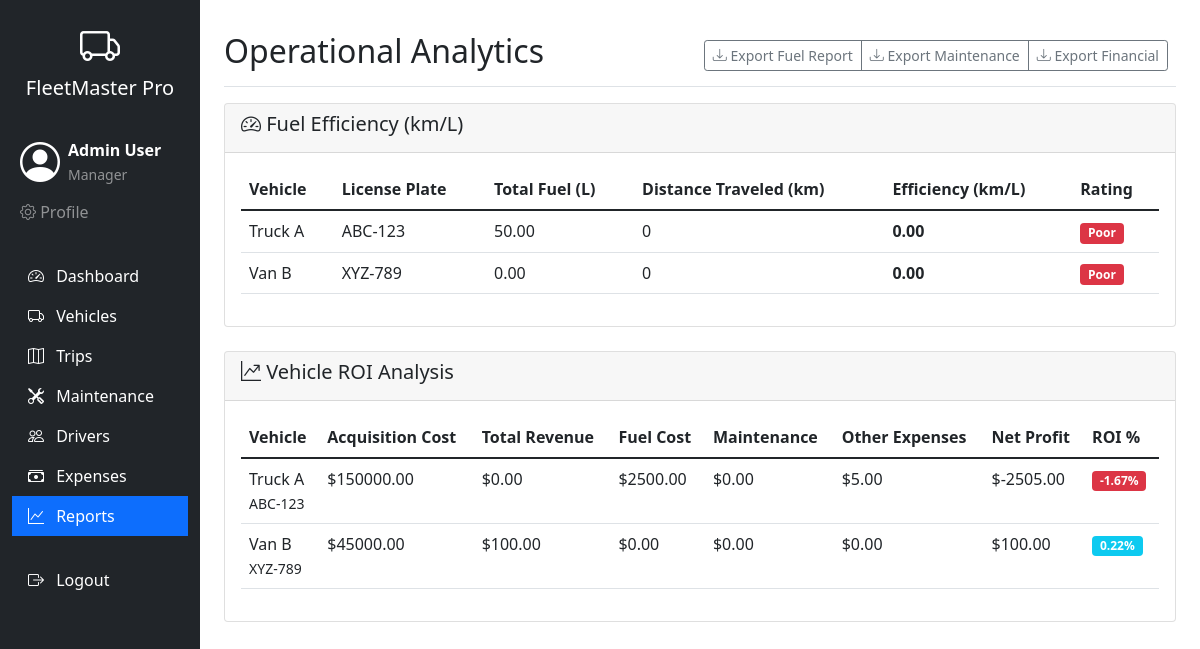
The app's page /reports (signed in) with its own data.
### tables this page shows
CREATE TABLE users (
            id INTEGER PRIMARY KEY AUTOINCREMENT,
            name TEXT NOT NULL,
            email TEXT UNIQUE NOT NULL,
            password TEXT NOT NULL,
            role TEXT NOT NULL,
            is_active BOOLEAN DEFAULT 1,
            reset_token TEXT,
            reset_token_expiry TIMESTAMP,
            last_login TIMESTAMP,
            created_at TIMESTAMP DEFAULT CURRENT_TIMESTAMP
        );

CREATE TABLE vehicles (
            id INTEGER PRIMARY KEY AUTOINCREMENT,
            name TEXT NOT NULL,
            model TEXT NOT NULL,
            license_plate TEXT UNIQUE NOT NULL,
            max_capacity REAL NOT NULL,
            odometer INTEGER DEFAULT 0,
            acquisition_cost REAL DEFAULT 0,
            status TEXT DEFAULT 'Available',
            type TEXT NOT NULL,
            region TEXT,
            created_at TIMESTAMP DEFAULT CURRENT_TIMESTAMP
        );

### app.py (the view)
@app.route('/reports')
@login_required
@role_required('Manager', 'Financial Analyst')
def reports():
    conn = get_db()
    fuel_efficiency = conn.execute('''
        SELECT
            v.id,
            v.name,
            v.license_plate,
            COALESCE(SUM(f.liters), 0) as total_fuel,
            COALESCE(MAX(f.odometer) - MIN(f.odometer), 0) as distance_traveled,
            CASE
                WHEN COALESCE(SUM(f.liters), 0) > 0
                THEN ROUND((COALESCE(MAX(f.odometer) - MIN(f.odometer), 0) * 1.0 / SUM(f.liters)), 2)
                ELSE 0
            END as fuel_efficiency
        FROM vehicles v
        LEFT JOIN fuel_logs f ON v.id = f.vehicle_id
        GROUP BY v.id
    ''').fetchall()
    vehicle_roi = conn.execute('''
        SELECT
            v.id,
            v.name,
            v.license_plate,
            v.acquisition_cost,
            COALESCE(SUM(t.revenue), 0) as total_revenue,
            COALESCE(SUM(f.cost), 0) as total_fuel_cost,
            COALESCE(SUM(m.cost), 0) as total_maintenance_cost,
            COALESCE(SUM(e.amount), 0) as total_expenses,
            CASE
                WHEN v.acquisition_cost > 0
                THEN ROUND(((COALESCE(SUM(t.revenue), 0) - (COALESCE(SUM(f.cost), 0) + COALESCE(SUM(m.cost), 0) + COALESCE(SUM(e.amount), 0))) * 100.0 / v.acquisition_cost), 2)
                ELSE 0
            END as roi_percentage
        FROM vehicles v
        LEFT JOIN trips t ON v.id = t.vehicle_id AND t.status = 'Completed'
        LEFT JOIN fuel_logs f ON v.id = f.vehicle_id
        LEFT JOIN maintenance m ON v.id = m.vehicle_id
        LEFT JOIN expenses e ON v.id = e.vehicle_id
        GROUP BY v.id
    ''').fetchall()
    conn.close()
    return render_template('reports.html',
                         fuel_efficiency=fuel_efficiency,
                         vehicle_roi=vehicle_roi)

### app.py (called while the page is built)
def get_db():
    conn = sqlite3.connect('fleet_management.db')
    conn.row_factory = sqlite3.Row
    return conn

@login_manager.user_loader
def load_user(user_id):
    conn = get_db()
    user = conn.execute('SELECT * FROM users WHERE id = ?', (user_id,)).fetchone()
    conn.close()
    if user:
        is_active = user['is_active'] if 'is_active' in user.keys() and user['is_active'] else True
        return User(user['id'], user['email'], user['role'], user['name'], is_active)
    return None

def role_required(*roles):
    def decorator(f):
        @wraps(f)
        def decorated_function(*args, **kwargs):
            if not current_user.is_authenticated:
                flash('Please log in to access this page.', 'warning')
                return redirect(url_for('login'))
            if current_user.role not in roles:
                flash(f'Access denied. You need {", ".join(roles)} privileges to view this page.', 'danger')
                return redirect(url_for('dashboard'))
            return f(*args, **kwargs)
        return decorated_function
    return decorator

    @property
    def is_active(self):
        return self._active

### templates/reports.html (shortened to what this page needs)
{% extends "base.html" %}
{% block content %}
<div class="d-flex justify-content-between flex-wrap flex-md-nowrap align-items-center pt-3 pb-2 mb-3 border-bottom">
    <h1 class="h2">Operational Analytics</h1>
    <div class="btn-toolbar mb-2 mb-md-0">
        <div class="btn-group me-2">
            <button type="button" class="btn btn-sm btn-outline-secondary" onclick="exportReport('fuel_efficiency')">
                <i class="bi bi-download"></i> Export Fuel Report
            </button>
            <button type="button" class="btn btn-sm btn-outline-secondary" onclick="exportReport('maintenance')">
                <i class="bi bi-download"></i> Export Maintenance
            </button>
            <button type="button" class="btn btn-sm btn-outline-secondary" onclick="exportReport('financial')">
                <i class="bi bi-download"></i> Export Financial
            </button>
        </div>
    </div>
</div>
<div class="card mb-4">
    <div class="card-header">
        <h5><i class="bi bi-speedometer2"></i> Fuel Efficiency (km/L)</h5>
    </div>
    <div class="card-body">
        <div class="table-responsive">
            <table class="table">
                <thead>
                    <tr>
                        <th>Vehicle</th>
                        <th>License Plate</th>
                        <th>Total Fuel (L)</th>
                        <th>Distance Traveled (km)</th>
                        <th>Efficiency (km/L)</th>
                        <th>Rating</th>
                    </tr>
                </thead>
                <tbody>
                    {% for vehicle in fuel_efficiency %}
                    <tr>
                        <td>{{ vehicle.name }}</td>
                        <td>{{ vehicle.license_plate }}</td>
                        <td>{{ "%.2f"|format(vehicle.total_fuel) }}</td>
                        <td>{{ vehicle.distance_traveled }}</td>
                        <td><strong>{{ "%.2f"|format(vehicle.fuel_efficiency) }}</strong></td>
                        <td>
                            {% if vehicle.fuel_efficiency >= 10 %}
                            <span class="badge bg-success">Excellent</span>
                            {% elif vehicle.fuel_efficiency >= 7 %}
                            <span class="badge bg-info">Good</span>
                            {% elif vehicle.fuel_efficiency >= 4 %}
                            <span class="badge bg-warning">Average</span>
                            {% else %}
                            <span class="badge bg-danger">Poor</span>
                            {% endif %}
                        </td>
                    </tr>
                    {% else %}
                    <tr>
                        <td colspan="6" class="text-center">No fuel efficiency data available</td>
                    </tr>
                    {% endfor %}
                </tbody>
            </table>
        </div>
    </div>
</div>
<div class="card">
    <div class="card-header">
        <h5><i class="bi bi-graph-up-arrow"></i> Vehicle ROI Analysis</h5>
    </div>
    <div class="card-body">
        <div class="table-responsive">
            <table class="table">
                <thead>
                    <tr>
                        <th>Vehicle</th>
                        <th>Acquisition Cost</th>
                        <th>Total Revenue</th>
                        <th>Fuel Cost</th>
                        <th>Maintenance</th>
                        <th>Other Expenses</th>
                        <th>Net Profit</th>
                        <th>ROI %</th>
                    </tr>
                </thead>
                <tbody>
                    {% for vehicle in vehicle_roi %}
                    <tr>
                        <td>{{ vehicle.name }}<br><small>{{ vehicle.license_plate }}</small></td>
                        <td>${{ "%.2f"|format(vehicle.acquisition_cost) }}</td>
                        <td>${{ "%.2f"|format(vehicle.total_revenue) }}</td>
                        <td>${{ "%.2f"|format(vehicle.total_fuel_cost) }}</td>
                        <td>${{ "%.2f"|format(vehicle.total_maintenance_cost) }}</td>
                        <td>${{ "%.2f"|format(vehicle.total_expenses) }}</td>
                        <td>
                            {% set net_profit = vehicle.total_revenue - vehicle.total_fuel_cost - vehicle.total_maintenance_cost - vehicle.total_expenses %}
                            ${{ "%.2f"|format(net_profit) }}
                        </td>
                        <td>
                            <span class="badge bg-{% if vehicle.roi_percentage >= 20 %}success{% elif vehicle.roi_percentage >= 0 %}info{% else %}danger{% endif %}">
                                {{ "%.2f"|format(vehicle.roi_percentage) }}%
                            </span>
                        </td>
                    </tr>
                    {% else %}
                    <tr>
                        <td colspan="8" class="text-center">No ROI data available</td>
                    </tr>
                    {% endfor %}
                </tbody>
            </table>
        </div>
    </div>
</div>
{% endblock %}

### templates/base.html (shortened to what this page needs)
<!DOCTYPE html>
<html lang="en">
<head>
    <link href="https://cdn.jsdelivr.net/npm/bootstrap@5.1.3/dist/css/bootstrap.min.css" rel="stylesheet">
    <link rel="stylesheet" href="https://cdn.jsdelivr.net/npm/bootstrap-icons@1.8.1/font/bootstrap-icons.css">
</head>
<body>
    <div class="container-fluid">
        <div class="row">
            <nav class="col-md-2 d-md-block bg-dark sidebar" style="min-height: 100vh;">
                <div class="position-sticky pt-3">
                    <div class="text-white text-center mb-4">
                        <i class="bi bi-truck fs-1"></i>
                        <h5>FleetMaster Pro</h5>
                    </div>
                    {% if current_user.is_authenticated %}
                    <div class="user-info text-white mb-4 p-2">
                        <div class="d-flex align-items-center">
                            <i class="bi bi-person-circle fs-1 me-2"></i>
                            <div>
                                <strong>{{ current_user.name }}</strong><br>
                                <small class="text-white-50">{{ current_user.role }}</small>
                            </div>
                        </div>
                        <div class="mt-2">
                            <a href="{{ url_for('profile') }}" class="text-white-50 text-decoration-none me-2">
                                <i class="bi bi-gear"></i> Profile
                            </a>
                        </div>
                    </div>
                    {% endif %}
                    <ul class="nav flex-column">
                        <li class="nav-item">
                            <a class="nav-link text-white {% if request.endpoint == 'dashboard' %}active bg-primary{% endif %}" href="{{ url_for('dashboard') }}">
                                <i class="bi bi-speedometer2 me-2"></i> Dashboard
                            </a>
                        </li>
                        <li class="nav-item">
                            <a class="nav-link text-white {% if request.endpoint == 'vehicles' %}active bg-primary{% endif %}" href="{{ url_for('vehicles') }}">
                                <i class="bi bi-truck me-2"></i> Vehicles
                            </a>
                        </li>
                        <li class="nav-item">
                            <a class="nav-link text-white {% if request.endpoint == 'trips' %}active bg-primary{% endif %}" href="{{ url_for('trips') }}">
                                <i class="bi bi-map me-2"></i> Trips
                            </a>
                        </li>
                        <li class="nav-item">
                            <a class="nav-link text-white {% if request.endpoint == 'maintenance' %}active bg-primary{% endif %}" href="{{ url_for('maintenance') }}">
                                <i class="bi bi-tools me-2"></i> Maintenance
                            </a>
                        </li>
                        <li class="nav-item">
                            <a class="nav-link text-white {% if request.endpoint == 'drivers' %}active bg-primary{% endif %}" href="{{ url_for('drivers') }}">
                                <i class="bi bi-people me-2"></i> Drivers
                            </a>
                        </li>
                        <li class="nav-item">
                            <a class="nav-link text-white {% if request.endpoint == 'expenses' %}active bg-primary{% endif %}" href="{{ url_for('expenses') }}">
                                <i class="bi bi-cash-stack me-2"></i> Expenses
                            </a>
                        </li>
                        {% if current_user.role in ['Manager', 'Financial Analyst'] %}
                        <li class="nav-item">
                            <a class="nav-link text-white {% if request.endpoint == 'reports' %}active bg-primary{% endif %}" href="{{ url_for('reports') }}">
                                <i class="bi bi-graph-up me-2"></i> Reports
                            </a>
                        </li>
                        {% endif %}
                        <li class="nav-item mt-4">
                            <a class="nav-link text-white" href="{{ url_for('logout') }}">
                                <i class="bi bi-box-arrow-right me-2"></i> Logout
                            </a>
                        </li>
                    </ul>
                </div>
            </nav>
            <main class="col-md-10 ms-sm-auto px-md-4">
                <div class="pt-3 pb-2 mb-3">
                    {% block content %}{% endblock %}
                </div>
            </main>
        </div>
    </div>
</body>
</html>

### records on screen
users: name "Admin User", role "Manager"
vehicles: name "Truck A", license_plate "ABC-123", total_fuel "50.00", distance_traveled "0", fuel_efficiency "0.00", acquisition_cost "150000.00", total_revenue "0.00", total_fuel_cost "2500.00", total_maintenance_cost "0.00", total_expenses "5.00", net_profit "-2505.00", roi_percentage "-1.67"
vehicles: name "Van B", license_plate "XYZ-789", total_fuel "0.00", distance_traveled "0", fuel_efficiency "0.00", acquisition_cost "45000.00", total_revenue "100.00", total_fuel_cost "0.00", total_maintenance_cost "0.00", total_expenses "0.00", net_profit "100.00", roi_percentage "0.22"
